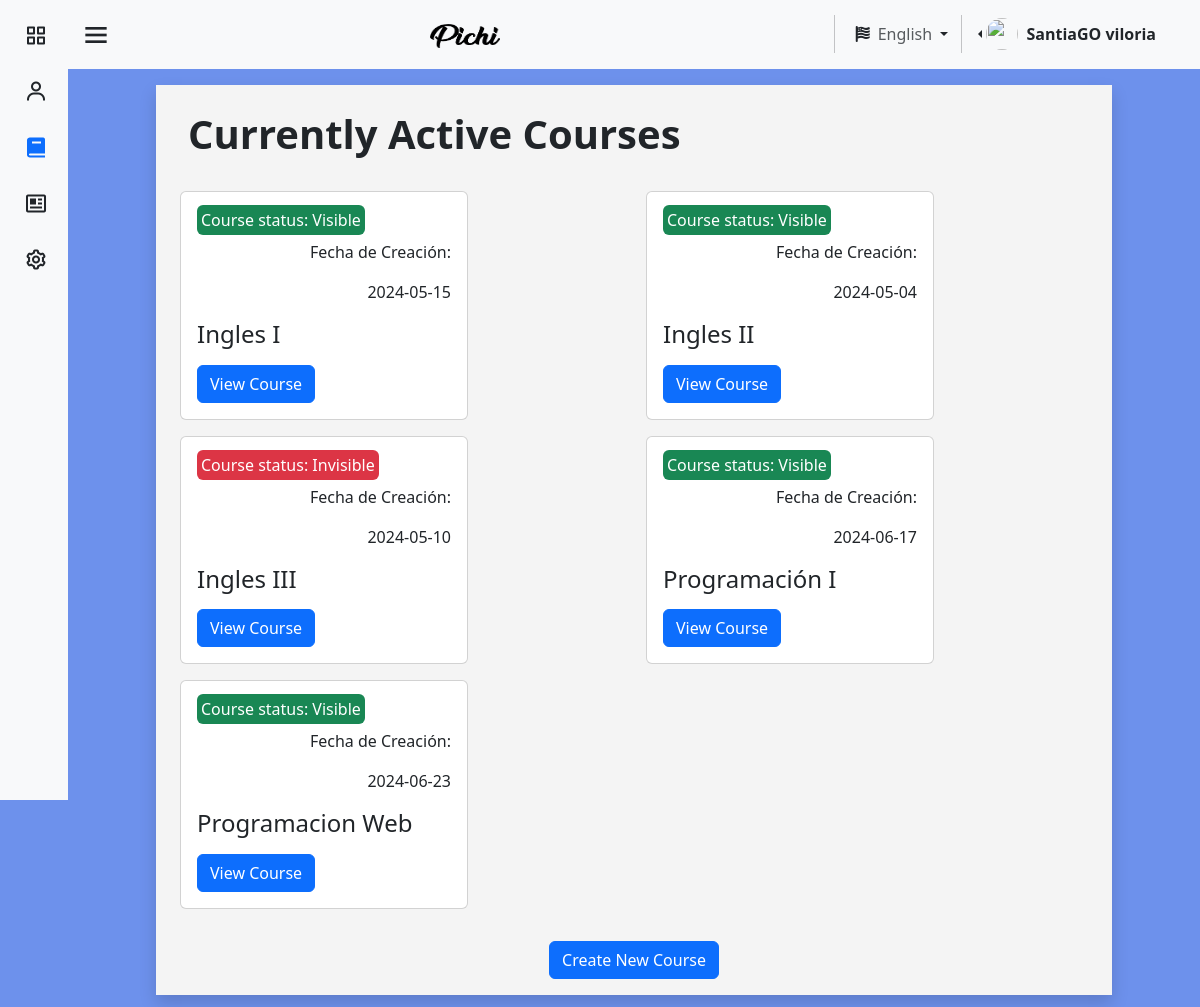
The app's page /pages/en/courses.php (signed in) with its own data.
### tables this page shows
CREATE TABLE `usuario` (
  `id_user` int(11) NOT NULL,
  `identificacion_user` varchar(11) NOT NULL,
  `nombre_user` varchar(25) NOT NULL,
  `apellido_user` varchar(25) NOT NULL,
  `correo_user` varchar(45) NOT NULL,
  `contrasena_user` varchar(16) NOT NULL,
  `direccion_user` varchar(80) NOT NULL,
  `numero_user` varchar(15) NOT NULL,
  `fecha_nacimiento_user` datetime NOT NULL,
  `Active_online` tinyint(1) NOT NULL,
  `sexo_user` varchar(15) NOT NULL,
  `Empresa_id_empresa` int(11) DEFAULT NULL,
  `rol` tinyint(1) NOT NULL,
  `img_perfil` varchar(255) NOT NULL
);

CREATE TABLE `cursos` (
  `id_cur` varchar(100) NOT NULL,
  `nombre_cur` varchar(45) NOT NULL,
  `fecha_inicio` date NOT NULL,
  `cupos_cur_min` int(11) NOT NULL,
  `cupos_cur_max` int(11) NOT NULL,
  `Empresa_id_empresa` int(11) NOT NULL,
  `fecha_fin` date NOT NULL,
  `visibilidad_curso` varchar(11) NOT NULL
);

### pages/en/courses.php (the view, shortened to what this page needs)
<?php
require "../../assests/php/LoginBD.php";
$cursos = [];
if (isset($_SESSION['id_user'])) {
    $usuarios1 = $_SESSION['id_user'];
    $conexion1 = mysqli_query($mysqli, "SELECT Empresa_id_empresa, nombre_user, apellido_user FROM usuario WHERE id_user = '$usuarios1'");
    if (mysqli_num_rows($conexion1) > 0) {
        $datos = mysqli_fetch_assoc($conexion1);
        $empresaUsuario = $datos['Empresa_id_empresa'];
        $nombreUsuario = $datos['nombre_user'];
        $apellidoUsuario = $datos['apellido_user'];
        $conexion2 = mysqli_query($mysqli, "SELECT nombre_empresa FROM empresa WHERE id_empresa = '$empresaUsuario'");
        if (mysqli_num_rows($conexion2) > 0) {
            $conexion3 = mysqli_query($mysqli, "SELECT * FROM cursos WHERE Empresa_id_empresa = '$empresaUsuario'");
            if (mysqli_num_rows($conexion3) > 0) {
                while ($datos3 = mysqli_fetch_assoc($conexion3)) {
                    $cursos[] = $datos3;
                }
            }
        }
    }
}
?>
<!DOCTYPE html>
<html lang="en">
<head>
    <link href="https://cdn.jsdelivr.net/npm/bootstrap@5.3.3/dist/css/bootstrap.min.css" rel="stylesheet"
 />
    <link href="https://unpkg.com/boxicons@2.1.4/css/boxicons.min.css" rel="stylesheet" />
    <link rel="stylesheet" href="https://cdnjs.cloudflare.com/ajax/libs/font-awesome/6.5.1/css/all.min.css"
 />
    <link rel="stylesheet" href="../../assests/css/colorPallete.css" />
    <link rel="stylesheet" href="../../assests/css/viewUser.css" />
    <link rel="stylesheet" href="https://cdnjs.cloudflare.com/ajax/libs/font-awesome/6.1.2/css/all.min.css">
    <link rel="stylesheet" href="../../assests/css/style (2).css">
    <link rel="stylesheet" href="../../assests/css/sidebar.css" />
</head>
<body class="bg-pastel" id="body-pd">
    <header id="header">
        <nav class="navbar bg-body-tertiary">
            <div class="container-fluid">
                <div class="header_toggle">
                    <i class="bx bx-menu" id="header-toggle"></i>
                </div>
                <a class="navbar-brand" href="../../index.html">
                    <img src="../../assests/img/text-1710023184778.png" alt="Bootstrap" width="70" height="24" />
                </a>
                <div class="d-flex justify-content-end">
                    <div class="nav-item dropdown">
                        <button class="btn dropdown-toggle" data-bs-toggle="dropdown" aria-expanded="false" href="#">
                            <span class="fa-solid fa-flag-usa"></span><a class="ms-2 text-body-secondary"
                                href="#">English</a>
                        </button>
                    </div>
                    <div class="btn-group dropstart me-4 pe-2">
                        <a href="#" class="d-flex align-items-center link-dark text-decoration-none dropdown-toggle"
                            id="dropdownUser2" data-bs-toggle="dropdown" aria-expanded="false">
                            <img src="https://github.com/PichiGod.png" alt="" width="32" height="32"
                                class="rounded-circle me-2" />
                            <strong><?php echo $nombreUsuario . " " . $apellidoUsuario; ?></strong>
                        </a>
                    </div>
                </div>
            </div>
        </nav>
    </header>
    <div class="l-navbar bg-body-tertiary" id="nav-bar">
        <nav class="nav">
            <div class="nav_list">
                <a href="home.php" class="nav_link link-dark">
                    <i class="bx bx-grid-alt nav_icon"></i>
                </a>
                <a href="tutoIngles.php" class="nav_link link-dark">
                    <i class="bx bx-user nav_icon"></i>
                </a>
                <a href="courses.php" class="nav_link active">
                    <i class="bx bxs-book nav_icon"></i>
                </a>
                <a href="viewCalif.php" class="nav_link link-dark">
                    <i class="bx bx-news nav_icon"></i>
                </a>
                <a href="adminMenu.php" class="nav_link link-dark">
                    <i class="bx bx-cog nav_icon"></i>
                </a>
            </div>
        </nav>
    </div>
    <section class="Cursos">
        <div class="container-fluid bg-blanco mt-3 shadow ">
            <h1 class="heading"><b>Currently Active Courses</b></h1>
            <div class="container">
                <div class="row gy-3 mb-4">
                    <?php foreach ($cursos as $curso) { ?>
                        <div class="col">
                            <div class="card" style="width: 18rem">
                                <div class="card-body">
                                    <?php
                                    $bgClass = ($curso['visibilidad_curso'] == 'Invisible') ? 'bg-danger' : 'bg-success';
                                    ?>
                                    <span class="card-text text-bg-success rounded p-1 fs-6 <?php echo $bgClass; ?>">Course status: <?php echo $curso['visibilidad_curso']; ?></span>
                                    <p class="mt-2 card-text text-end">Fecha de Creación:</p>
                                    <p class="card-text text-end"><?php echo $curso['fecha_inicio']; ?></p>
                                    <h4 class="card-title text-start"><?php echo $curso['nombre_cur']; ?></h4>
                                    <a class="btn btn-primary mt-2"
                                        href="verCurso.php?id_cur=<?php echo $curso['id_cur']; ?>">View Course</a>
                                </div>
                            </div>
                        </div>
                    <?php } ?>
                </div>
            </div>
            <div class="containerButtonCrearCurso">
                <button type="button" class="botonCrearCurso btn btn-primary"
                    onclick="location.href='CreateCourse.php'">Create New Course</button>
            </div>
    </section>
</body>
</html>

### assests/css/colorPallete.css (style rules this page uses)
.bg-pastel { background-color: #527ce9d6; }
.bg-blanco { background-color: #F4F4F4; }

### assests/css/style (2).css (style rules this page uses)
.heading { padding: 25px; padding-left: 20px; }
.containerButtonCrearCurso { display: flex; width: 100%; justify-content: center; align-items: center; margin-top: 2em; margin-bottom: 1em; }
.botonCrearCurso { margin-bottom: 1em; }
@media (max-width:1200px) { body { padding-left: 0; } }

### assests/css/sidebar.css (style rules this page uses)
:root { --z-fixed: 100; --nav-width: 68px; --header-height: 3rem; }
body { transition: 0.5s; }
a { text-decoration: none; }
.header_toggle { justify-content: center; margin-top: 0.3rem; font-size: 2rem; cursor: pointer; }
.l-navbar { position: fixed; top: 0; left: -30%; width: var(--nav-width); height: 100vh; transition: 0.5s; z-index: var(--z-fixed); }
.nav { height: 100%; display: flex; flex-direction: column; justify-content: space-between; overflow: hidden; }
.nav_logo, .nav_link { display: grid; grid-template-columns: max-content max-content; align-items: center; column-gap: 1rem; padding: 0.5rem 0 0.5rem 1.5rem; }
.nav_link { position: relative; margin-bottom: 1rem; transition: 0.3s; }
.nav_icon { font-size: 1.5rem; }
section { margin-right: 2rem; margin-left: 2rem; }
.active::before { content: ""; position: absolute; left: 0; width: 2px; height: 32px; }
@media screen and (min-width: 768px) { body { margin: 0 0 0 0; padding-left: calc(var(--nav-width)); } }
@media screen and (min-width: 768px) { .l-navbar { left: 0; padding: 1rem 1rem 0 0; } }
@media (min-width: 576px) { section { margin-right: 5.5rem; margin-left: 5.5rem; } }

### records on screen
usuario: nombre_user "SantiaGO", apellido_user "viloria"
cursos: visibilidad_curso "Visible", fecha_inicio "2024-05-15", nombre_cur "Ingles I"
cursos: visibilidad_curso "Visible", fecha_inicio "2024-05-04", nombre_cur "Ingles II"
cursos: visibilidad_curso "Invisible", fecha_inicio "2024-05-10", nombre_cur "Ingles III"
cursos: visibilidad_curso "Visible", fecha_inicio "2024-06-17", nombre_cur "Programación I"
cursos: visibilidad_curso "Visible", fecha_inicio "2024-06-23", nombre_cur "Programacion Web"
